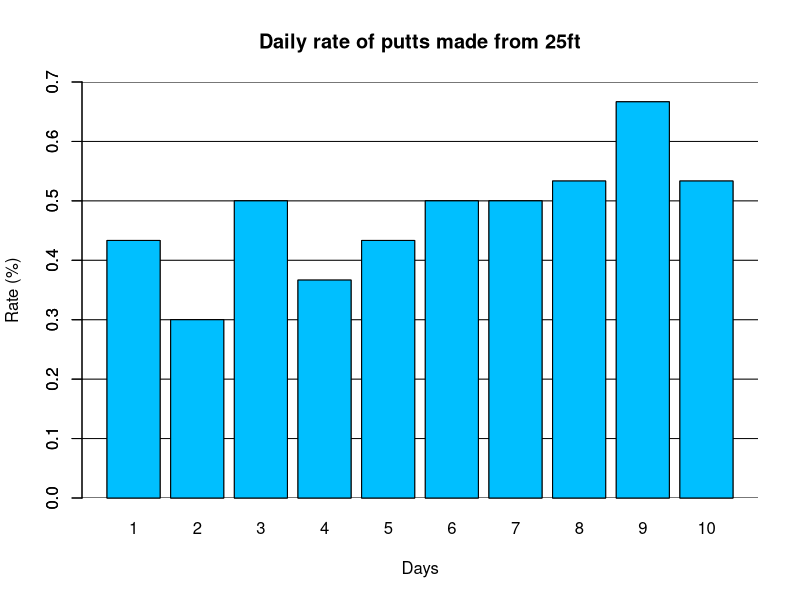
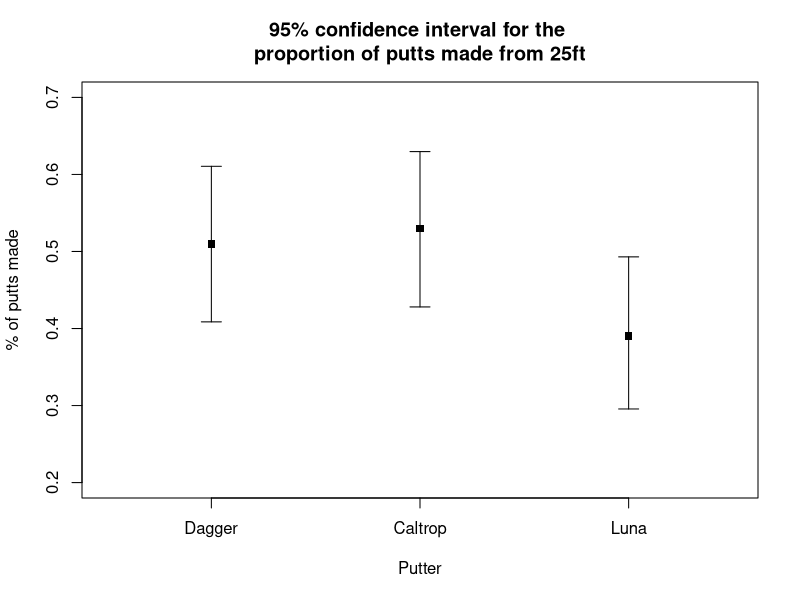
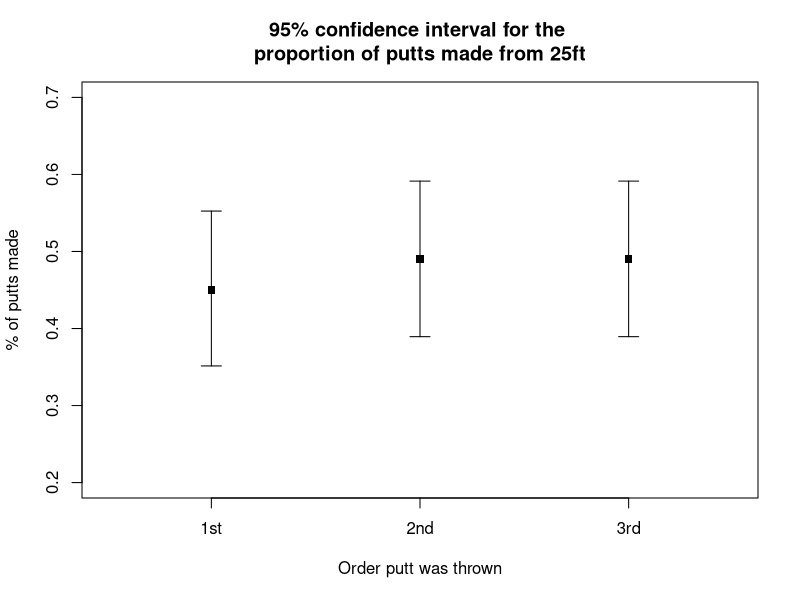

Here is the R script that generated these plots, in order:
library(dplyr)

df = read.csv('data.csv')

#plot daily putting rate
num_made = df$dagger + df$luna + df$caltrop
daily_rate = c()
for (i in seq(1, nrow(df), 10)){
    tot_putts_made = 0.0
    for (j in 0:9){
        tot_putts_made = tot_putts_made + num_made[i+j]
    }
    daily_rate = c(daily_rate, tot_putts_made / 30.0)
}
out = 'Daily_Rate.pdf'
if (file.exists(out)) {file.remove(out)}
pdf(file=out, width=7, height=5, onefile=FALSE)
plot.new()
barplot(daily_rate, 
    main='Daily rate of putts made from 25ft',
    xlab='Days',
    ylab='Rate (%)',
    ylim=c(0,.7))
abline(h=c(0,.1,.2,.3,.4,.5,.6,.7), col='black', lty=1, lwd=1)
barplot(daily_rate, 
    add=TRUE,
    names.arg=c(1:length(daily_rate)),
    col='deepskyblue')
dev.off()

#plot confidence intervals for each putters proportion of makes
dagger.test = prop.test(sum(df$dagger), nrow(df), conf.level=0.95)
caltrop.test = prop.test(sum(df$caltrop), nrow(df), conf.level=0.95)
luna.test = prop.test(sum(df$luna), nrow(df), conf.level=0.95)
out = 'Putter_Rate.pdf'
if (file.exists(out)) {file.remove(out)}
pdf(file=out, width=5, height=5, onefile=FALSE)
plot.new()
plot(c(1:3), c(dagger.test$estimate, caltrop.test$estimate, luna.test$estimate),
    ylim=c(0.2,0.7),
    xlim=c(0.5,3.5),
    xaxt='n',
    main='95% confidence interval for the \nproportion of putts made from 25ft',
    ylab='% of putts made',
    xlab='Putter',
    pch=15)
axis(1, at=c(1,2,3), labels=c('Dagger', 'Caltrop', 'Luna'))
arrows(1, dagger.test$conf.int[1], 1, dagger.test$conf.int[2], length=0.1, angle=90, code=3)
arrows(2, caltrop.test$conf.int[1], 2, caltrop.test$conf.int[2], length=0.1, angle=90, code=3)
arrows(3, luna.test$conf.int[1], 3, luna.test$conf.int[2], length=0.1, angle=90, code=3)
dev.off()

#2 proportion Z test to see if Dagger differs from Luna
test = prop.test(x=c(sum(df$luna),sum(df$dagger)+sum(df$caltrop)), n=c(nrow(df),nrow(df)*2), alternative='less')
print(test)

#plot confidence intervals for proportion of makes based on order
df1 = data.frame(matrix(ncol=3, nrow=nrow(df)))
for (i in 1:nrow(df)){
    for (j in 1:3){
        if (substr(df$order[i], j, j) == 'C'){
            df1[i,j] = df$caltrop[i]
        }
        if (substr(df$order[i], j, j) == 'D'){
            df1[i,j] = df$dagger[i]
        }
        if (substr(df$order[i], j, j) == 'L'){
            df1[i,j] = df$luna[i]
        }
    }
} 
first.test = prop.test(sum(df1[1]), nrow(df1), conf.level=0.95)
second.test = prop.test(sum(df1[2]), nrow(df1), conf.level=0.95)
third.test = prop.test(sum(df1[3]), nrow(df1), conf.level=0.95)
out = 'Order_Rate.pdf'
if (file.exists(out)) {file.remove(out)}
pdf(file=out, width=5, height=5, onefile=FALSE)
plot.new()
plot(c(1:3), c(first.test$estimate, second.test$estimate, third.test$estimate),
    ylim=c(0.2,0.7),
    xlim=c(0.5,3.5),
    xaxt='n',
    main='95% confidence interval for the \nproportion of putts made from 25ft',
    ylab='% of putts made',
    xlab='Order putt was thrown',
    pch=15)
axis(1, at=c(1,2,3), labels=c('1st', '2nd', '3rd'))
arrows(1, first.test$conf.int[1], 1, first.test$conf.int[2], length=0.1, angle=90, code=3)
arrows(2, second.test$conf.int[1], 2, second.test$conf.int[2], length=0.1, angle=90, code=3)
arrows(3, third.test$conf.int[1], 3, third.test$conf.int[2], length=0.1, angle=90, code=3)
dev.off()

